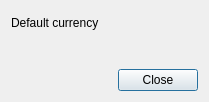
<?xml version="1.0" encoding="UTF-8"?>
<ui version="4.0">
 <class>DOptions</class>
 <widget class="QDialog" name="DOptions">
  <property name="geometry">
   <rect>
    <x>0</x>
    <y>0</y>
    <width>209</width>
    <height>102</height>
   </rect>
  </property>
  <property name="windowTitle">
   <string>Options</string>
  </property>
  <layout class="QVBoxLayout" name="verticalLayout">
   <item>
    <widget class="QLabel" name="label">
     <property name="text">
      <string>Default currency</string>
     </property>
    </widget>
   </item>
   <item>
    <widget class="ui::selector::WCurrencyelectButton" name="pwCurrencySelectButton" native="true"/>
   </item>
   <item>
    <layout class="QHBoxLayout" name="horizontalLayout">
     <item>
      <spacer name="horizontalSpacer">
       <property name="orientation">
        <enum>Qt::Horizontal</enum>
       </property>
       <property name="sizeHint" stdset="0">
        <size>
         <width>40</width>
         <height>20</height>
        </size>
       </property>
      </spacer>
     </item>
     <item>
      <widget class="QPushButton" name="pushButton">
       <property name="text">
        <string>Close</string>
       </property>
       <property name="icon">
        <iconset resource="../../../res/hacc.qrc">
         <normaloff>:/main/icons/dialog-cancel.png</normaloff>:/main/icons/dialog-cancel.png</iconset>
       </property>
      </widget>
     </item>
    </layout>
   </item>
  </layout>
 </widget>
 <customwidgets>
  <customwidget>
   <class>ui::selector::WCurrencyelectButton</class>
   <extends>QWidget</extends>
   <header>wcurrencyelectbutton.h</header>
   <container>1</container>
  </customwidget>
 </customwidgets>
 <resources>
  <include location="../../../res/hacc.qrc"/>
 </resources>
 <connections>
  <connection>
   <sender>pushButton</sender>
   <signal>clicked()</signal>
   <receiver>DOptions</receiver>
   <slot>accept()</slot>
   <hints>
    <hint type="sourcelabel">
     <x>131</x>
     <y>80</y>
    </hint>
    <hint type="destinationlabel">
     <x>54</x>
     <y>64</y>
    </hint>
   </hints>
  </connection>
 </connections>
</ui>
